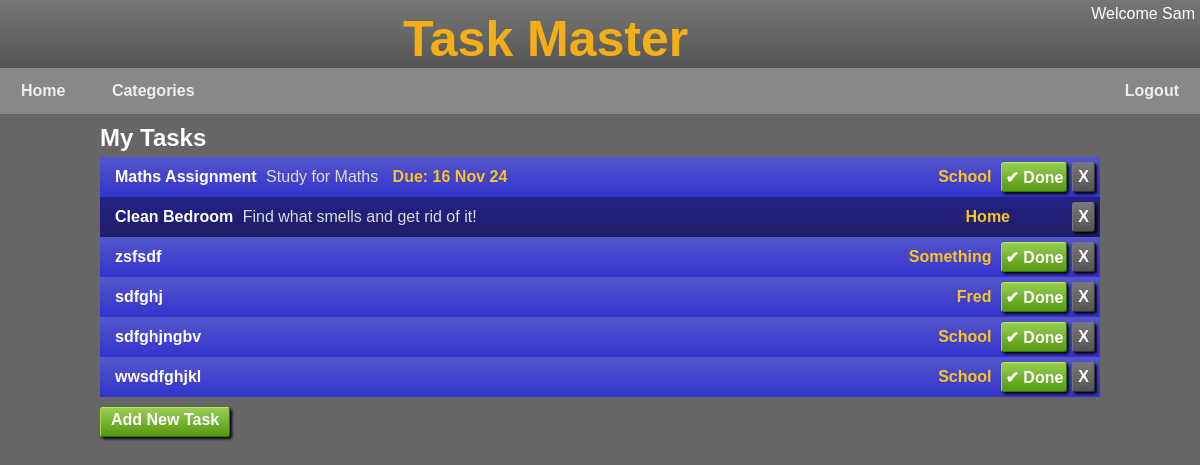
Before: /index (signed in) with the older database file.
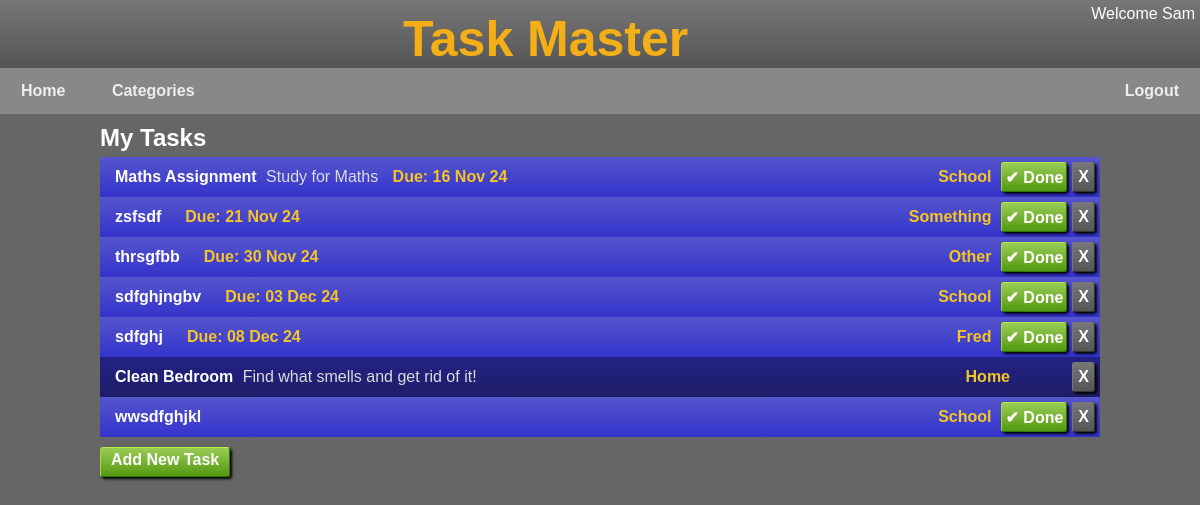
After: the same page with the newer database file.
### app/models/user.py (models this page shows, shortened)
class User(UserMixin, db.Model):
  id = db.Column(db.Integer, primary_key=True)
  username = db.Column(db.String(32), index=True, unique=True)
  display_name = db.Column(db.String(32))
  school_id = db.Column(db.Integer)
  access = db.Column(db.Integer, default=ACCESS['basic'])
  email = db.Column(db.String(120), index=True, unique=True)
  email_verified = db.Column(db.Integer)
  password_hash = db.Column(db.String(128))
  last_seen = db.Column(db.DateTime)
  created_at = db.Column(db.DateTime, default=db.func.datetime('now')) #default=db.func.utc_timestamp())
  last_modified = db.Column(db.DateTime, default=db.func.datetime('now'), onupdate=db.func.datetime('now')) #, default=db.func.utc_timestamp(), onupdate=db.func.utc_timestamp())
  tasks = db.relationship('Task', backref='user', lazy=True)
  def update_last_seen(self):
    last_seen = self.last_seen if self.last_seen else datetime.fromtimestamp(0)
    if (datetime.utcnow() - last_seen).total_seconds() > 600:  # More than 10 minutes ago
     self.last_seen = datetime.utcnow()
     db.session.commit()

### app/models/task.py (models this page shows, shortened)
class Task(db.Model):
  id = db.Column(db.Integer, primary_key=True)
  user_id = db.Column(db.Integer, db.ForeignKey('user.id'))
  name = db.Column(db.String(32))
  description = db.Column(db.String(250))
  category = db.Column(db.String(10))
  status = db.Column(db.Integer,default=STS_NEW)
  due_by = db.Column(db.DateTime)
  created_at = db.Column(db.DateTime, default=db.func.datetime('now'))
  def is_outstanding(self):
    return self.status < STS_COMPLETED
  def due_str(self):
    if self.due_by:
      return 'Due: ' + self.due_by.strftime("%d %b %y")
    return ''

### app/main/main_routes.py (the view)
@bp.route('/')
@bp.route('/index')
def home():
    if not current_user.is_authenticated:
      return redirect(url_for('.login'))
    tasks = Task.query.filter_by(user_id=current_user.id).order_by(text('due_by is null, due_by')).all()
    return render_template('index.html', title='Home',tasks=tasks)

### app/main/__init__.py (called while the page is built)
def init_app(app):
    app.register_blueprint(bp)
    app.register_error_handler(403, error_forbidden)
    app.jinja_options['finalize'] = lambda x: x if x is not None else '' #prevent Jinja from printing None
    login.login_view = 'main.login'
    login.init_app(app)
    @app.context_processor
    def inject_default_template_variables():
         return dict(h=helpers)
    @app.before_request
    def update_last_seen():
      if current_user.is_authenticated:
        current_user.update_last_seen()

### app/models/user.py (called while the page is built)
@login.user_loader
def load_user(id):
  return User.query.get(int(id))

### app/templates/index.html
{% extends "base.html" %}
{% block head %}
  <link rel="stylesheet" href="{{ url_for('static', filename='tasks.css') }}">
{% endblock %}
{% block content %}
  <h2>My Tasks</h2>
  {% include '_task_list.html' %}
  <div class="actions">
    <a href="{{ url_for('main.new_task') }}">Add New Task</a>
  </div>
{% endblock %}

### app/templates/base.html (shortened to what this page needs)
 <!DOCTYPE html>
<html xmlns="http://www.w3.org/1999/xhtml" lang="en" xml:lang="en">
  <head>
    <link rel="stylesheet" href="{{ url_for('static', filename='base.css') }}">
    {% block head %}{% endblock %}
  </head>
  <body>
    {% include '_header.html' %}
    <div id="page">
      {% block content %}{% endblock %}
    </div>
   </body>
</html>

### app/templates/_header.html
<div id="header">
  <div id="userinfo">
    {% if current_user.is_authenticated %}
      <div id="user">Welcome {{current_user.display_name }}</div>
    {% endif %}
  </div>
  <span class="title">Task Master</span>
</div>
<div id="menubar">
  <ul>
    {% if not current_user.is_anonymous %}
      <li><a href="{{ url_for('.home') }}">Home</a></li>
      <li><a href="{{ url_for('.category_tasks', category='All') }}">Categories</a></li>
      <li class="right"><a href="{{ url_for('main.logout') }}">Logout</a></li>
    {% endif %}
  </ul>
</div>

### app/templates/_task_list.html
<div class="tasks">
    {% for task in tasks %}
      {% if task.is_outstanding() %}
        <a class="task sts-sts-{{task.status}}" href="{{ url_for('main.edit_task', id=task.id) }}">
      {% else %}
        <div class="task sts-{{task.status}}">
      {% endif %}
        <div class="task-info">
          <div class="task-name">
            {{ task.name }}
          </div>
          <div class="task-description">
            {{ task.description }}
          </div>
          <div class="task-due">
            {{ task.due_str() }}
          </div>
        </div>
        <div class="task-category">
          {{ task.category or 'Other' }}
        </div>
        <div class="task-btns">
          <form action="{{ url_for('main.delete_task', id=task.id) }}" method="POST">
              <input class="delete" type="submit" value="X" onclick="return confirm('Delete Task {{task.name}}\n.Are You Sure?')">
          </form>
          {% if task.is_outstanding() %}
            <form action="{{ url_for('main.complete_task', id=task.id) }}" method="POST">
              <input class="done" type="submit" value="&#x2714 Done">
            </form>
          {% endif %}
        </div>
      {% if task.is_outstanding() %}
        </a>
      {% else %}
        </div>
      {% endif %}
    {% endfor %}
  </div>

### app/static/base.css (style rules this page uses)
* { margin: 0px; padding: 0px; box-sizing: border-box; }
body { color: #fff; background: #666; font-family: Arial, Helvetica, sans-serif; }
#header { overflow: hidden; background: linear-gradient(#777, #555); text-align: center; }
#header .title { color: rgb(244, 174, 22); font-family: Arial, Helvetica, sans-serif; font-weight: bold; font-size: 50px; display: inline-block; margin-top: 10px; }
#userinfo { float:right; text-align:right; margin-top: 5px; margin-right: 5px; }
#menubar { font-family: Arial, Helvetica, sans-serif; font-weight: bold; color: #eee; background: #888; }
#menubar ul { list-style-type: none; overflow: hidden; margin: 0; padding: 0; }
#menubar li { display: inline-block; padding: 14px 5px; text-align: center; }
#menubar li.right { float: right; }
#menubar li a { text-decoration: none; padding: 10px 16px; color: #eee; }
#page { max-width: 1000px; margin: auto; }

### app/static/tasks.css (style rules this page uses)
.tasks { flex: 1; }
.task { min-height: 40px; display: flex; align-items: center; background:#666; }
h2 { padding-top: 10px; padding-bottom: 5px; }
.task { background: linear-gradient(#55c,#33c); }
.task.sts-1 { background: linear-gradient(rgb(34, 34, 134), rgb(30, 30, 103)); }
.task-info { padding-left: 10px; flex: 1; }
.task-name { display: inline-block; padding-left: 5px; color: #fff; font-weight: bold; }
.task-description { display: inline-block; padding-left: 5px; padding-top: 5px; padding-bottom: 5px; color: #dcdcdc; }
.task-due { display: inline-block; margin-right: 10px; margin-left: 10px; color: #f6c525; font-weight: bold; }
.task-category { margin-right: 10px; color: #f6c525; font-weight: bold; padding-left: 10px; }
.task-btns { min-width: 80px; }
.task-btns form { display: inline; float: right; margin-right: 5px; }
.task-btns input[type=submit] { display: inline-block; font: inherit; font-size: 16px; font-weight: bold; padding: 0px 3px; height: 30px; border-radius: 3px; border-top: 1px solid #be4; border-left: 1px solid #ad3; border-right: 1px solid #370; border-bottom: 1px solid #370; background: #7a3; background: linear-gradient(#9c5, #591); box-shadow: rgba(0,0,0,1) 2px 2px 3px; text-align: center; color: #fff; }
.task-btns input[type=submit].delete { padding-left: 5px; padding-right: 5px; border-top: 1px solid #777; border-left: 1px solid #777; border-right: 1px solid #333; border-bottom: 1px solid #333; background: #7a3; background: linear-gradient(#777, #555); }
a.task { text-decoration: none; }
.actions { margin-top: 10px; }
.actions a { text-decoration: none; display: inline-block; font: inherit; font-size: 16px; font-weight: bold; padding: 3px 10px; height: 30px; border-radius: 3px; border-top: 1px solid #be4; border-left: 1px solid #ad3; border-right: 1px solid #370; border-bottom: 1px solid #370; background: #7a3; background: linear-gradient(#9c5, #591); box-shadow: rgba(0,0,0,1) 2px 2px 3px; text-align: center; color: #fff; }

Changed rows visible on the page:
changed Task "zsfsdf": due_str (not shown) → "Due: 21 Nov 24"; moves up the list
added Task: name "thrsgfbb", due_str "Due: 30 Nov 24", category "Other"
changed Task "sdfghjngbv": due_str (not shown) → "Due: 03 Dec 24"; moves up the list
changed Task "sdfghj": due_str (not shown) → "Due: 08 Dec 24"; moves down the list
